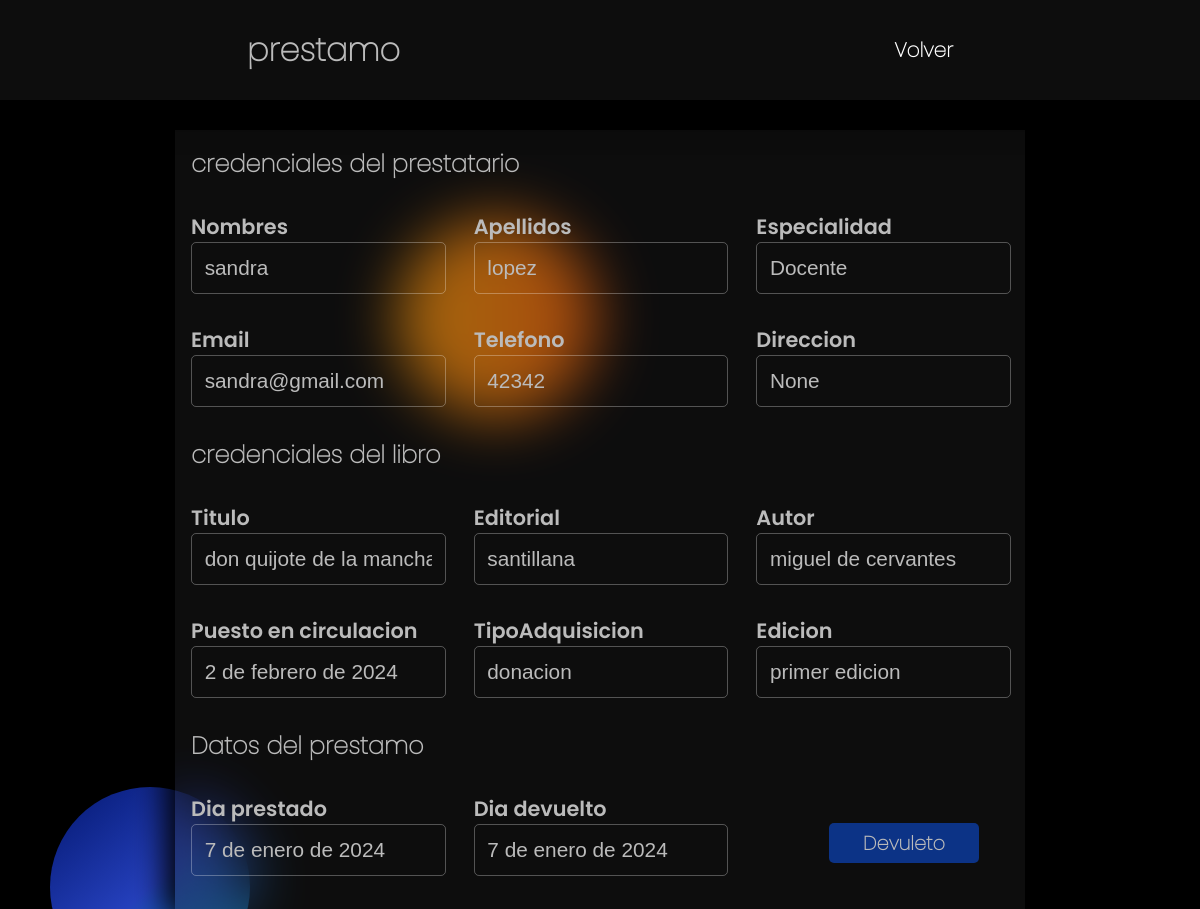
Page /loans/1/ (signed in) on the committed database.
### app/models.py (models this page shows, shortened)
class Loans(models.Model):
    idLibro = models.ForeignKey(Books, on_delete=models.CASCADE)
    idLector = models.ForeignKey(Readers, on_delete=models.CASCADE)
    fechaPrestamo = models.DateField(auto_now_add=True)
    fechaEntrega = models.DateField(null=True)
    estado = models.BooleanField(default=True)

class Readers(models.Model):
    nombres = models.CharField(max_length=60)
    apellidos = models.CharField(max_length=60)
    año = models.CharField(max_length=10, blank=True, null=True)
    seccion = models.CharField(max_length=20, blank=True, null=True)
    especialidad = models.CharField(max_length=40, blank=True, null=True)
    email = models.CharField(max_length=100)
    numeroTelefono = models.IntegerField()
    direccion = models.CharField(max_length=150, blank=True, null=True)
    esDocente = models.BooleanField(default=False)
    YEAR_CHOICES = (
        ('1','1'),
        ('2','2'),
        ('3','3'),
    )
    SECCION_CHOICES = (
        ('A', 'A'),
        ('B', 'B'),
        ('C','C'),
        ('D','D'),
        ('E','E')
    )
    ESPECIALIDADES_CHOICES = (
        ('Administrativo contable', 'Administrativo contable'),
        ('General', 'General'),
        ('Desarrollo de software', 'Desarrollo de software'),
        ('Serviempresa', 'Serviempresa'),
        ('Docente', 'Docente')
    )

class Books(models.Model):
    titulo = models.CharField(max_length=40)
    editorial = models.CharField(max_length=100)
    autor = models.CharField(max_length=30)
    fechaEntrada = models.DateField(null=True, blank=True)
    tipoAdquisicion = models.CharField(max_length=40)
    edicion = models.CharField(max_length=40)
    disponible = models.BooleanField(default=True)

### app/views.py (the view)
# urls.py: path('loans/<int:idLoan>/', views.loanDetails, name='loanDetails'),
@never_cache
@login_required
def loanDetails(request, idLoan):
    loan = shortcuts.get_object_or_404(Loans, pk=idLoan)
    return shortcuts.render(request, 'loan/loanDetails.html', {'loan': loan, 'title': 'Detalles'})

### app/templates/loan/loanDetails.html (shortened to what this page needs)
{% extends 'base/base.html' %}
{% block content %}
    {% load static %}
    {% load widget_tweaks %}
    <header>
        <h1 class="title-page__loans">prestamo</h1>
        <nav class="nav">
            <ul class="nav-box">
                <li >
                    <a href="{% url 'loans' %}" class="nav-box__items item-menu-activate">Volver</a>
                </li>
            </ul>
        </nav>
    </header>
    <div class="div-container-addForm background_filter">
        <div class="container-addForm">
            <div>
                <h2 class="title_page">credenciales del prestatario</h2>
            </div>
            <div class="content">
                <div class="container-addForm--inputs">
                    <label for="" class="container-addForm--inputs__label">Nombres</label>
                    <div class="border">
                        <input type="text" value="{{loan.idLector.nombres}}" disabled class="container-addForm--inputs__input">
                    </div>
                </div>
                <div class="container-addForm--inputs">
                    <label for="" class="container-addForm--inputs__label">Apellidos</label>
                    <div class="border">
                        <input type="text" value="{{loan.idLector.apellidos}}" disabled class="container-addForm--inputs__input">
                    </div>
                </div>
                <div class="container-addForm--inputs">
                    <label for="" class="container-addForm--inputs__label">Especialidad</label>
                    <div class="border">
                        <input type="text" value="{{loan.idLector.especialidad}}" disabled class="container-addForm--inputs__input">
                    </div>
                </div>
                <div class="container-addForm--inputs">
                    <label for="" class="container-addForm--inputs__label">Email</label>
                    <div class="border">
                        <input type="text" value="{{loan.idLector.email}}" disabled class="container-addForm--inputs__input">
                    </div>
                </div>
                <div class="container-addForm--inputs">
                    <label for="" class="container-addForm--inputs__label">Telefono</label>
                    <div class="border">
                        <input type="text" value="{{loan.idLector.numeroTelefono}}" disabled class="container-addForm--inputs__input">
                    </div>
                </div>
                <div class="container-addForm--inputs">
                    <label for="" class="container-addForm--inputs__label">Direccion</label>
                    <div class="border">
                        <input type="text" value="{{loan.idLector.direccion}}" disabled class="container-addForm--inputs__input">
                    </div>
                </div>
            </div>
            <div>
                <h2 class="title_page">credenciales del libro</h2>
            </div>
            <div class="content">
                <div class="container-addForm--inputs">
                    <label for="" class="container-addForm--inputs__label">Titulo</label>
                    <div class="border">
                        <input type="text" value="{{loan.idLibro.titulo}}" disabled class="container-addForm--inputs__input">
                    </div>
                </div>
                <div class="container-addForm--inputs">
                    <label for="" class="container-addForm--inputs__label">Editorial</label>
                    <div class="border">
                        <input type="text" value="{{loan.idLibro.editorial}}" disabled class="container-addForm--inputs__input">
                    </div>
                </div>
                <div class="container-addForm--inputs">
                    <label for="" class="container-addForm--inputs__label">Autor</label>
                    <div class="border">
                        <input type="text" value="{{loan.idLibro.autor}}" disabled class="container-addForm--inputs__input">
                    </div>
                </div>
                <div class="container-addForm--inputs">
                    <label for="" class="container-addForm--inputs__label">Puesto en circulacion</label>
                    <div class="border">
                        <input type="text" value="{{loan.idLibro.fechaEntrada}}" disabled class="container-addForm--inputs__input">
                    </div>
                </div>
                <div class="container-addForm--inputs">
                    <label for="" class="container-addForm--inputs__label">TipoAdquisicion</label>
                    <div class="border">
                        <input type="text" value="{{loan.idLibro.tipoAdquisicion}}" disabled class="container-addForm--inputs__input">
                    </div>
                </div>
                <div class="container-addForm--inputs">
                    <label for="" class="container-addForm--inputs__label">Edicion</label>
                    <div class="border">
                        <input type="text" value="{{loan.idLibro.edicion}}" disabled class="container-addForm--inputs__input">
                    </div>
                </div>
            </div>
            <div>
                <h2 class="title_page">Datos del prestamo</h2>
            </div>
            <div class="content">
                <div class="container-addForm--inputs">
                    <label for="" class="container-addForm--inputs__label">Dia prestado</label>
                    <div class="border">
                        <input type="text" value="{{loan.fechaPrestamo}}" disabled class="container-addForm--inputs__input">
                    </div>
                </div>
                <div class="container-addForm--inputs">
                    <label for="" class="container-addForm--inputs__label">Dia devuelto</label>
                    <div class="border">
                        {% if loan.estado %}
                        <input type="text" value="No devulto" disabled class="container-addForm--inputs__input error" >
                        {% else %}
                        <input type="text" value="{{loan.fechaEntrega}}" disabled class="container-addForm--inputs__input" >
                        {% endif %}
                    </div>
                </div>
                <div class="container-addForm--inputs align-end">
                    {% if not loan.estado %}
                    <form action="{% url 'loanComeback' loan.id %}" method="POST" class="align-end">
                        <button class="container-form__button color-update">Devuleto</button>
                    </form>
                    {% endif %}
                </div>
            </div>
        </div>
    </div>
{% endblock %}

### app/static/css/base.css (style rules this page uses)
* { margin: 0; padding: 0; color: var(--color-text) }
body { height: 100vh; background-color: #000000; font-family: thin; font-weight: 600; }
:root { --button-color-hover: rgb(49, 49, 49); --button-color: rgb(54, 54, 54); --color-text: rgb(187, 187, 187); --color-inputs-items:rgb(129, 129, 129); --color-background: rgba(35, 35, 35, 0.395); --color-table:rgba(105, 105, 105, 0.486); }
.container-form__button { height: 40px; width: 150px; margin: 0; font-size: 1.2em; color: var(--color-text); font-family: thin; font-weight: 600; border: none; border-radius: 5px; cursor: pointer; background: var(--button-color); transition: all 100ms; }
.background_filter { background: var(--color-background); backdrop-filter: blur(30px); box-shadow: 0 0 30px 10px black; }
header { position: sticky; top: 0; height: 100px; width: 100%; display: flex; align-items: center; justify-content: space-around; background: var(--color-background); backdrop-filter: blur(30px); margin-bottom: 30px; box-shadow: 0 0 30px 10px black; z-index: 4; }
.nav-box { display: flex; flex-direction: row; align-items: center; gap: 20px; justify-content: space-between; list-style: none; }
.div-container-addForm { display: grid; margin: auto; min-width: 850px; width: 60%; }
.container-addForm { padding: 1em; display: grid; grid-gap: 30px; }
.content { display: grid; gap: 30px; grid-template-columns: repeat(3, 1fr); }
.border { border: rgba(255, 255, 255, 0.292) solid 1px; border-radius: 5px; display: grid; height: 50px; width: 100%; transition: all .3s; }
.container-addForm--inputs__label { font-size: 1.3em; font-family: semiBold; }
.container-addForm--inputs__input { font-size: 1.3em; border: none; background: transparent; margin: auto; height: 100%; width: 90%; outline: none; }
.container-addForm--inputs__input::placeholder { font-size: 1em; }
.align-end { padding: 15px 15px; display: flex; align-items: center; justify-content: end; }
.color-update { background: #0c3386; }
.item-menu-activate { color: white; }

### rows in the picture
Loans: idLector.nombres "sandra", idLector.apellidos "lopez", idLector.especialidad "Docente", idLector.email "sandra@gmail.com", idLector.numeroTelefono "42342", idLector.direccion "None", idLibro.titulo "don quijote de la mancha", idLibro.editorial "santillana", idLibro.autor "miguel de cervantes", idLibro.fechaEntrada "2 de febrero de 2024", idLibro.tipoAdquisicion "donacion", idLibro.edicion "primer edicion", fechaPrestamo "7 de enero de 2024", fechaEntrega "7 de enero de 2024"
